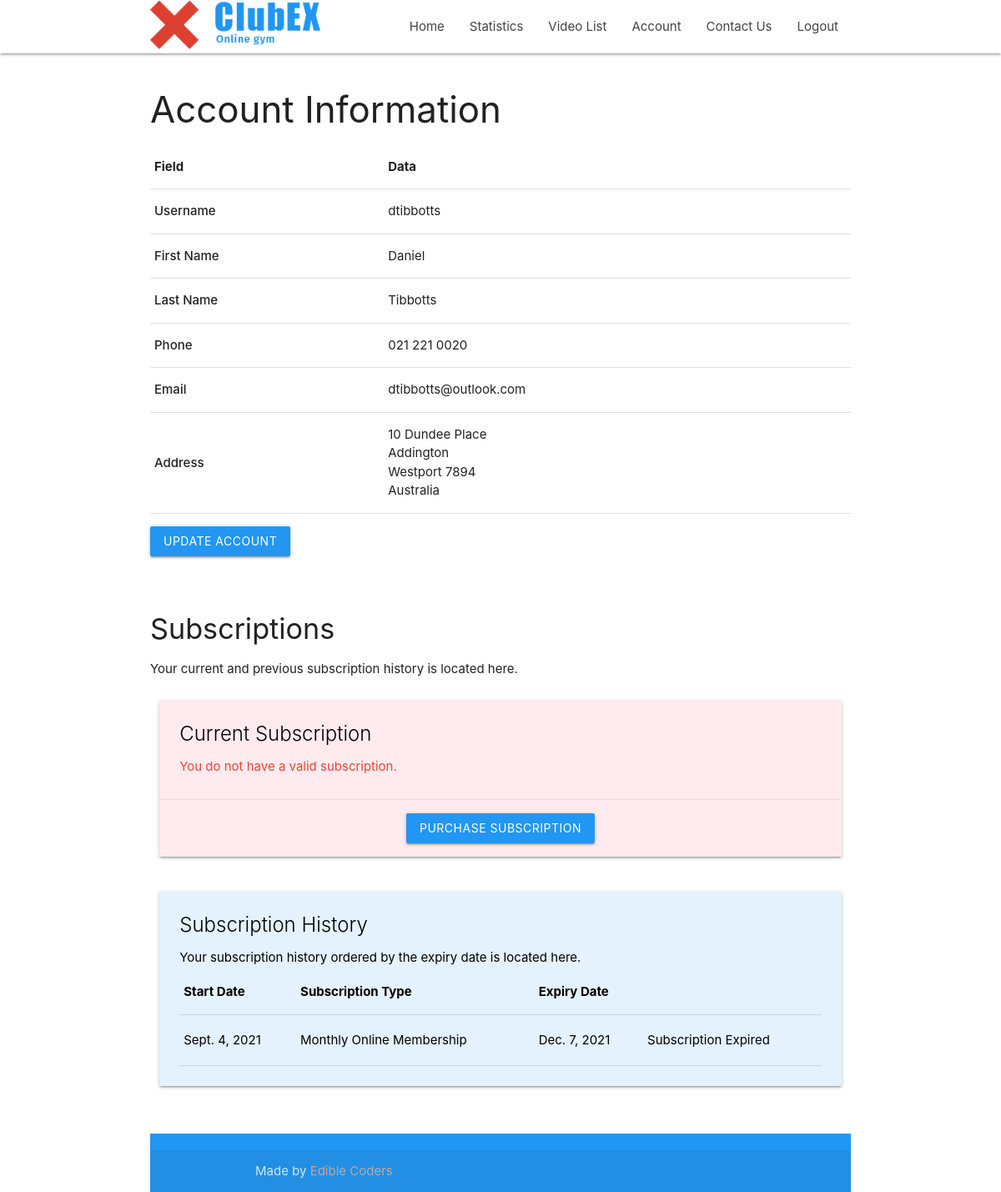
Page /accounts/view/ (signed in) on the committed database.
### accounts/models.py (models this page shows, shortened)
class Customer(models.Model):
    user = models.OneToOneField(User, on_delete=models.CASCADE, null=True, blank=True, related_name='customer')
    username = models.CharField(max_length=200, blank=True, null=True)
    first_name = models.CharField(max_length=50, default='', null=True, blank=True)
    last_name = models.CharField(max_length=50, default='', null=True, blank=True)
    address_1 = models.CharField(max_length=50, default='', null=True, blank=True)
    address_2 = models.CharField(max_length=50, null=True, blank=True)
    city = models.CharField(max_length=50, default='', null=True, blank=True)
    country = models.CharField(max_length=50, null=True, blank=True)
    zip_address = models.CharField(max_length=10, null=True, blank=True)
    email = models.EmailField(max_length=100, default='', null=True, blank=True)
    phone = models.CharField(max_length=20, default='', null=True, blank=True)
    created = models.DateTimeField(auto_now_add=True)
    id = models.UUIDField(default=uuid.uuid4, unique=True, primary_key=True, editable=True)

class Subscription(models.Model):
    subscription_id = models.UUIDField(default=uuid.uuid4, unique=True, primary_key=True, editable=False)
    subscription_choice = models.CharField(max_length=30, choices=SUBSCRIPTION_CHOICES,default='0')
    renewal_date = models.DateField(default=datetime.date.today)
    start_date = models.DateField(default=datetime.date.today)
    customer_id = models.ForeignKey(Customer, on_delete=models.CASCADE)
    created_date = models.DateField(default=datetime.date.today)
    @property
    def is_expired(self):
        return date.today() > self.renewal_date

### accounts/views.py (the view)
# urls.py: path('view/', views.view_account, name="view-account"),
@login_required(login_url='login')
def view_account(request):
    try:
        customer = Customer.objects.get(user=request.user)
        subscriptions = Subscription.objects.filter(customer_id=customer).order_by('-renewal_date')
        context = {'logged_user': customer, 'subscriptions': subscriptions}
    except:
        admin = User.objects.get(username=request.user)
        context = {'logged_user': admin}
    return render(request, 'account.html', context)

### clubApp/templatetags/app_tags.py (called while the page is built)
@register.simple_tag()
def is_user_customer(user):
    try:
        Customer.objects.get(id=user.customer.id)
    except:
        return False
    return True

@register.simple_tag()
def count_valid_user_subscriptions(user):
    try:
        return Subscription.objects.filter(customer_id=user.customer.id, renewal_date__gte=date.today()).count()
    except:
        return 0

### templates/account.html (shortened to what this page needs)
{% extends 'base.html' %}
{% load app_tags %}
{% block content %}
<div class="container">
    <p class="row">
        <h3>Account Information</h3>
        <table>
            <thead>
            <tr>
                <th>Field</th>
                <th>Data</th>
            </tr>
            </thead>
            <tbody>
            <tr>
                <td><strong>Username</strong></td>
                <td>{{logged_user.username}}</td>
            </tr>
            <tr>
                <td><strong>First Name</strong></td>
                <td>{{logged_user.first_name}}</td>
            </tr>
            <tr>
                <td><strong>Last Name</strong></td>
                <td>{{logged_user.last_name}}</td>
            </tr>
            <tr>
                <td><strong>Phone</strong></td>
                <td>{{logged_user.phone}}</td>
            </tr>
            <tr>
                <td><strong>Email</strong></td>
                <td>{{logged_user.email}}</td>
            </tr>
            <tr>
                <td><strong>Address</strong></td>
                <td>
                {{logged_user.address_1}}<br>
                {% if logged_user.address_2 %}
                    {{logged_user.address_2}}<br>
                {% endif %}
                {{logged_user.city}} {{logged_user.zip_address}}<br>
                {{logged_user.country}}
                </td>
            </tr>
            </tbody>
        </table>
        <div>
            <a class="waves-effect waves-light blue btn" href="{%url "edit-account" logged_user.id %}">Update Account</a>
        </div>
        <br><br>
        {% is_user_customer user as is_customer%}
        {% now "M, j, Y" as date %}
        {% if is_customer %}
            <h4>Subscriptions</h4>
            <p>Your current and previous subscription history is located here.</p>
            {% count_valid_user_subscriptions user as valid_subscription %}
            <div class="row">
                <div class="col s12 m12">
                {% if valid_subscription == 0 %}
                    <div class="card red lighten-5">
                {% else %}
                    <div class="card green lighten-5">
                {% endif %}
                    <div class="card-content black-text">
                    <span class="card-title black-text">Current Subscription</span>
                    {% if valid_subscription == 0 %}
                        <p class="red-text">You do not have a valid subscription.</p>
                    </div>
                    <div class="card-action">
                        <a class="waves-effect waves-light blue btn" href="{%url "subscription-new" %}">Purchase Subscription</a>
                    </div>
                    {% endif %}
                </div>
                </div>
            </div>
            <div class="row">
                <div class="col s12 m12">
                <div class="card blue lighten-5">
                    <div class="card-content black-text">
                    <span class="card-title black-text">Subscription History</span>
                    <p>Your subscription history ordered by the expiry date is located here.</p>
                    <table>
                        <thead>
                        <tr>
                            <th>Start Date</th>
                            <th>Subscription Type</th>
                            <th>Expiry Date</th>
                            <th></th>
                        </tr>
                        </thead>
                        <tbody>
                            {% for field in subscriptions %}
                            <tr>
                                <td>{{field.start_date}}</td>
                                <td>{{field.get_subscription_choice_display}}</td>
                                <td>{{field.renewal_date}}</td>
                                <td>
                                {% if field.is_expired %}
                                    <p>Subscription Expired</p>
                                {% else %}
                                    {% if field.expires_today %}
                                        <p class="red-text text-darken-4"><strong>Expires Today</strong></p>
                                    {% else %}
                                        <p class="green-text text-darken-4"><strong>Current</strong></p>
                                    {% endif %}
                                {% endif %}
                                </td>
                            </tr>
                            {% endfor %}
                        </tbody>
                    </table>
                    </div>
                </div>
            </div>
        {% endif %}
    </p>
</div>
<br>
{% endblock content %}

### templates/base.html (shortened to what this page needs)
{% load static %}
<!DOCTYPE html>
<html lang="en">
  <head>
    <link
      type="text/css"
      rel="stylesheet"
      href="{% static 'css/materialize.min.css' %}"
      media="screen,projection"
    />
    <link
      href="{% static 'css/style.css' %}"
      type="text/css"
      rel="stylesheet"
      media="screen,projection"
    />
  </head>
  <body>
    <nav class="white" role="navigation">
      <div class="nav-wrapper container">
        <a id="logo-container" href='{%url "index"%}' class="brand-logo">
          <img
            width="80%"
            class="responsive-img"
            src="{% static 'img/logo_blue.png' %}"
          />
        </a>
        <ul class="right hide-on-med-and-down">
          <li><a href="{%url 'index'%}">Home</a></li>
          {% if user.is_authenticated %}
            <li><a href='{%url "stats" user.id %}'>Statistics</a></li>
            <li><a href='{%url "videolist"%}'>Video List</a></li>
            <li><a href='{%url "view-account"%}'>Account</a></li>
            <li><a href='{%url "contact"%}'>Contact Us</a></li>
            <li><a href='{%url "logout"%}'>Logout</a></li>
          {% else %}
            <li><a href='{%url "login"%}'>Sign In</a></li>
            <li><a href='{%url "register"%}'>Sign Up</a></li>
          {% endif %}
        </ul>
      </div>
    </nav>
    {% block content %} {% endblock content %}
    <footer class="page-footer blue">
      <div class="footer-copyright">
        <div class="container">
          Made by <span class="brown-text text-lighten-3">Edible Coders</span>
        </div>
      </div>
    </footer>
  </body>
</html>

### static/css/style.css (style rules this page uses)
nav ul a, nav .brand-logo { color: #444; }
p { line-height: 2rem; }
footer.page-footer { margin: 0; }
.card-action { display: flex; justify-content: center; }

### rows in the picture
Customer: username "dtibbotts", first_name "Daniel", last_name "Tibbotts", phone "021 221 0020", email "dtibbotts@outlook.com", address_1 "10 Dundee Place", address_2 "Addington", city "Westport", zip_address "7894", country "Australia"
Subscription: start_date "Sept. 4, 2021", subscription_choice "Monthly Online Membership", renewal_date "Dec. 7, 2021", shows "Subscription Expired"
